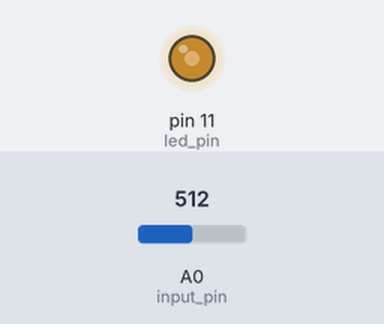
Bench run of a sketch on a simulated Arduino Uno, built with avr-gcc and run on an emulated ATmega328P. Parts: output pins drawn as LEDs (lit = HIGH). Inputs (shaded band) come from the test bench; at power-on: A0 (input_pin) = 512.

Above: at 1.2 s.
1.3 s: A0 (input_pin) set to 716
At 2.5 s:
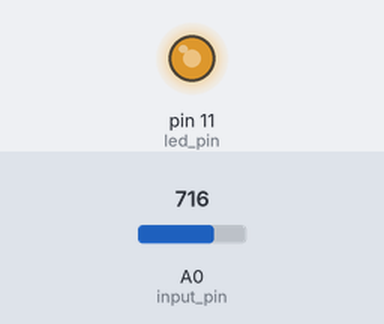
2.8 s: A0 (input_pin) set to 900
At 3.8 s:
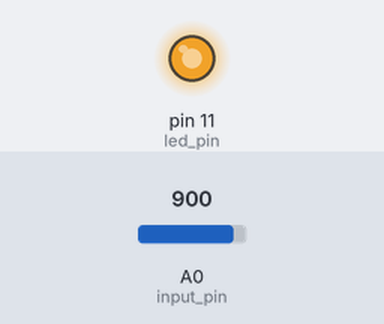
4.3 s: A0 (input_pin) set to 122
At 4.9 s:
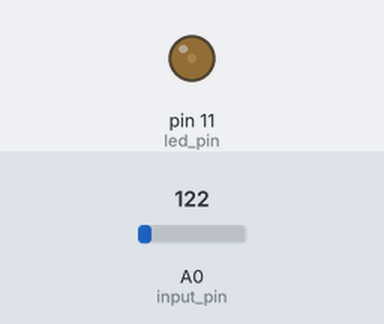
5.8 s: A0 (input_pin) set to 0
At 6.1 s:
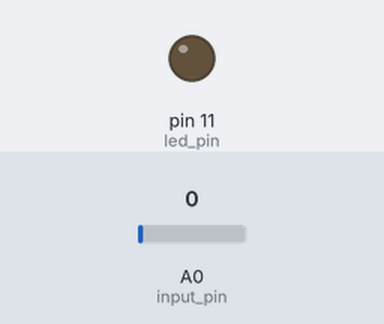
7.3 s: A0 (input_pin) set to 511
At 8.4 s:
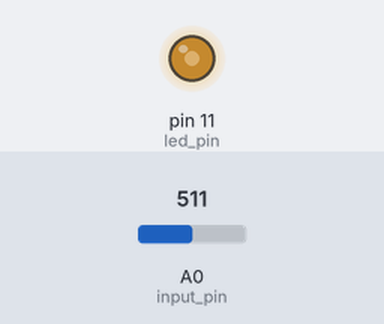
Timing chart, 0 to 9.8 s (numbered marks = the images above; inputs shaded):
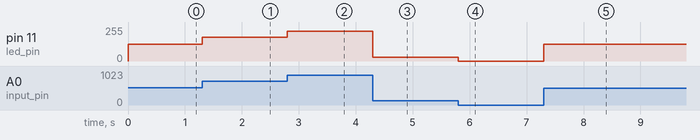

The sketch:

potentiometer-control-led.ino
```cpp
const int led_pin = 11;
const int input_pin = A0;

void setup() {
  pinMode(led_pin, OUTPUT);
  pinMode(input_pin, INPUT);
}

void loop() {
  int read_value = analogRead(input_pin);
  int converted_value = map(read_value, 0, 1023, 0, 255);
  analogWrite(led_pin, converted_value);
}
```

Measured:
- after the input at 1.3 s, pin 11 (led_pin): 127/255 → 178/255 at once
- after the input at 2.8 s, pin 11 (led_pin): 178/255 → 224/255 at once
- after the input at 4.3 s, pin 11 (led_pin): 224/255 → 30/255 at once
- after the input at 5.8 s, pin 11 (led_pin): 30/255 → 0/255 at once
- after the input at 7.3 s, pin 11 (led_pin): 0/255 → 127/255 at once
